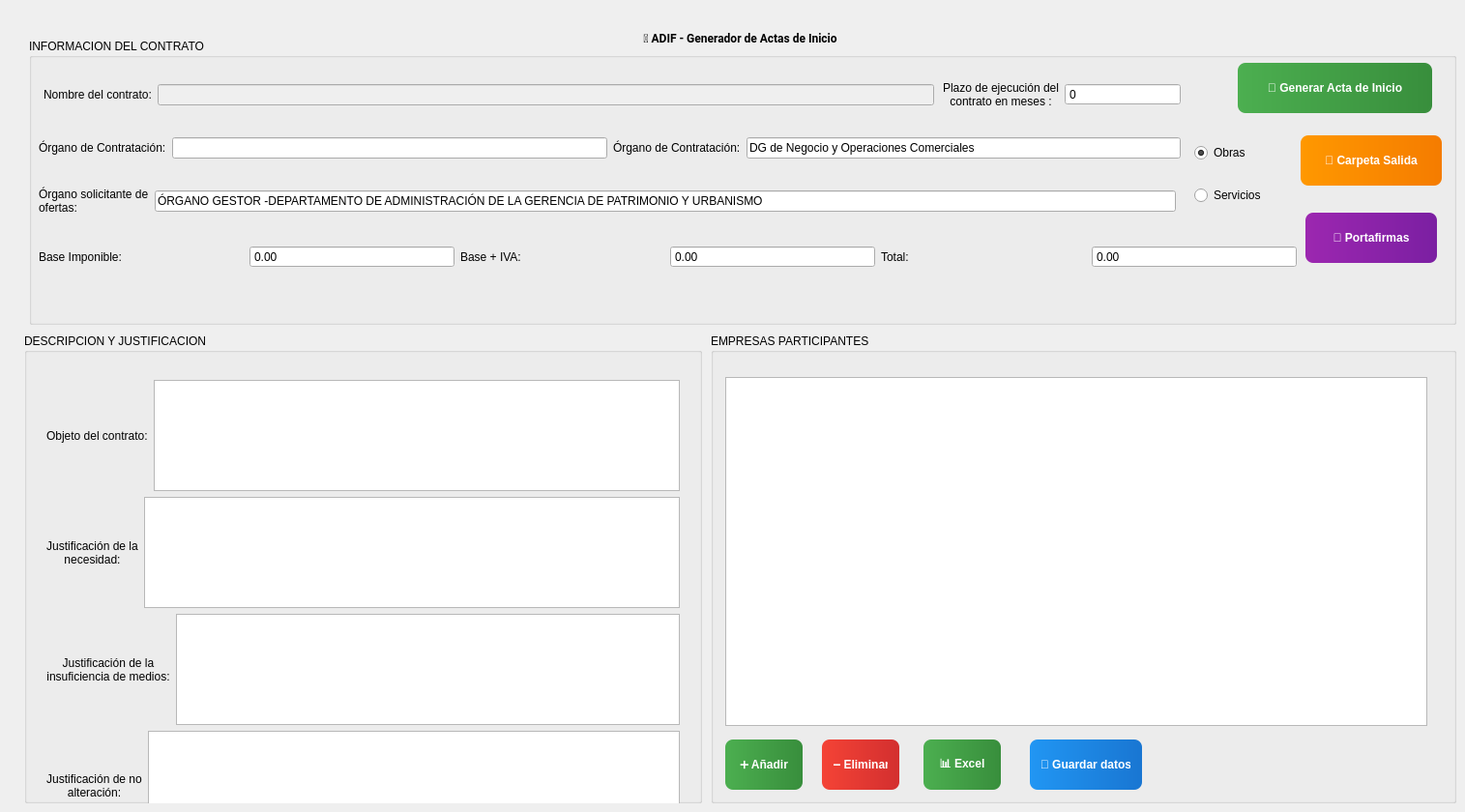
    <widget class="QWidget" name="Inicio">
     <attribute name="title">
      <string>Inicio</string>
     </attribute>
     <widget class="QLabel" name="label_14">
      <property name="geometry">
       <rect>
        <x>30</x>
        <y>9</y>
        <width>1471</width>
        <height>61</height>
       </rect>
      </property>
      <property name="font">
       <font>
        <family>Segoe UI,Roboto,Arial,sans-serif</family>
        <pointsize>9</pointsize>
        <weight>75</weight>
        <bold>true</bold>
       </font>
      </property>
      <property name="text">
       <string>🏢 ADIF - Generador de Actas de Inicio</string>
      </property>
      <property name="alignment">
       <set>Qt::AlignCenter</set>
      </property>
     </widget>
     <widget class="QGroupBox" name="groupBox_2">
      <property name="geometry">
       <rect>
        <x>30</x>
        <y>40</y>
        <width>1476</width>
        <height>296</height>
       </rect>
      </property>
      <property name="title">
       <string>INFORMACION DEL CONTRATO</string>
      </property>
      <widget class="QPushButton" name="Abrir_carpeta">
       <property name="geometry">
        <rect>
         <x>1315</x>
         <y>100</y>
         <width>146</width>
         <height>52</height>
        </rect>
       </property>
       <property name="styleSheet">
        <string notr="true">QPushButton {
    background: qlineargradient(x1:0,y1:0,x2:1,y2:0, stop:0 #FF9800, stop:1 #F57C00);
    color: #ffffff;
    border: none;
    border-radius: 8px;
    padding: 6px 12px;
    font-weight: 600;
    font-size: 9pt;
}
QPushButton:hover {
    background: qlineargradient(x1:0,y1:0,x2:1,y2:0, stop:0 #FFB74D, stop:1 #FF9800);
}
QPushButton:pressed {
    background: #E65100;
}</string>
       </property>
       <property name="text">
        <string>📁 Carpeta Salida</string>
       </property>
      </widget>
      <widget class="QPushButton" name="Abrir_portafirmas">
       <property name="geometry">
        <rect>
         <x>1320</x>
         <y>180</y>
         <width>136</width>
         <height>52</height>
        </rect>
       </property>
       <property name="styleSheet">
        <string notr="true">QPushButton {
    background: qlineargradient(x1:0,y1:0,x2:1,y2:0, stop:0 #9C27B0, stop:1 #7B1FA2);
    color: #ffffff;
    border: none;
    border-radius: 8px;
    padding: 6px 12px;
    font-weight: 600;
    font-size: 9pt;
}
QPushButton:hover {
    background: qlineargradient(x1:0,y1:0,x2:1,y2:0, stop:0 #BA68C8, stop:1 #9C27B0);
}
QPushButton:pressed {
    background: #6A1B9A;
}</string>
       </property>
       <property name="text">
        <string>📝 Portafirmas</string>
       </property>
      </widget>
      <widget class="QPushButton" name="Generar_Acta_Inicio">
       <property name="geometry">
        <rect>
         <x>1250</x>
         <y>25</y>
         <width>201</width>
         <height>52</height>
        </rect>
       </property>
       <property name="styleSheet">
        <string notr="true">QPushButton {
    background: qlineargradient(x1:0,y1:0,x2:1,y2:0, stop:0 #4CAF50, stop:1 #388E3C);
    color: #ffffff;
    border: none;
    border-radius: 8px;
    padding: 6px 12px;
    font-weight: 600;
    font-size: 9pt;
}
QPushButton:hover {
    background: qlineargradient(x1:0,y1:0,x2:1,y2:0, stop:0 #66BB6A, stop:1 #4CAF50);
}
QPushButton:pressed {
    background: #2E7D32;
}</string>
       </property>
       <property name="text">
        <string>🏁 Generar Acta de Inicio</string>
       </property>
      </widget>
      <widget class="QWidget" name="layoutWidget">
       <property name="geometry">
        <rect>
         <x>10</x>
         <y>145</y>
         <width>1176</width>
         <height>46</height>
        </rect>
       </property>
       <layout class="QHBoxLayout" name="horizontalLayout_19">
        <item>
         <widget class="QLabel" name="Lb9">
          <property name="text">
           <string>Órgano solicitante de ofertas:</string>
          </property>
          <property name="wordWrap">
           <bool>true</bool>
          </property>
         </widget>
        </item>
        <item>
         <widget class="QLineEdit" name="OrganoSolicitaOfertas">
          <property name="text">
           <string>ÓRGANO GESTOR -DEPARTAMENTO DE ADMINISTRACIÓN DE LA GERENCIA DE PATRIMONIO Y URBANISMO </string>
          </property>
         </widget>
        </item>
       </layout>
      </widget>
      <widget class="QWidget" name="layoutWidget">
       <property name="geometry">
        <rect>
         <x>10</x>
         <y>90</y>
         <width>1181</width>
         <height>46</height>
        </rect>
       </property>
       <layout class="QHBoxLayout" name="horizontalLayout_20">
        <item>
         <widget class="QLabel" name="Lb2">
          <property name="text">
           <string>Órgano de Contratación:</string>
          </property>
         </widget>
        </item>
        <item>
         <widget class="QLineEdit" name="organoContratacion">
          <property name="enabled">
           <bool>true</bool>
          </property>
          <property name="text">
           <string />
          </property>
          <property name="readOnly">
           <bool>false</bool>
          </property>
         </widget>
        </item>
        <item>
         <widget class="QLabel" name="Lb3">
          <property name="text">
           <string>Órgano de Contratación:</string>
          </property>
         </widget>
        </item>
        <item>
         <widget class="QLineEdit" name="organoContratacion2">
          <property name="text">
           <string>DG de Negocio y Operaciones Comerciales</string>
          </property>
          <property name="readOnly">
           <bool>false</bool>
          </property>
         </widget>
        </item>
       </layout>
      </widget>
      <widget class="QWidget" name="layoutWidget">
       <property name="geometry">
        <rect>
         <x>15</x>
         <y>35</y>
         <width>921</width>
         <height>46</height>
        </rect>
       </property>
       <layout class="QHBoxLayout" name="horizontalLayout_21">
        <item>
         <widget class="QLabel" name="Lb1">
          <property name="text">
           <string>Nombre del contrato:</string>
          </property>
         </widget>
        </item>
        <item>
         <widget class="QLineEdit" name="nombreObra">
          <property name="enabled">
           <bool>false</bool>
          </property>
         </widget>
        </item>
       </layout>
      </widget>
      <widget class="QWidget" name="layoutWidget">
       <property name="geometry">
        <rect>
         <x>945</x>
         <y>35</y>
         <width>246</width>
         <height>46</height>
        </rect>
       </property>
       <layout class="QHBoxLayout" name="horizontalLayout_22">
        <item>
         <widget class="QLabel" name="Lb4">
          <property name="text">
           <string>Plazo de ejecución del contrato en meses :</string>
          </property>
          <property name="alignment">
           <set>Qt::AlignCenter</set>
          </property>
          <property name="wordWrap">
           <bool>true</bool>
          </property>
         </widget>
        </item>
        <item>
         <widget class="QSpinBox" name="plazoEjecucion">
          <property name="buttonSymbols">
           <enum>QAbstractSpinBox::NoButtons</enum>
          </property>
         </widget>
        </item>
       </layout>
      </widget>
      <widget class="QWidget" name="layoutWidget">
       <property name="geometry">
        <rect>
         <x>10</x>
         <y>205</y>
         <width>1301</width>
         <height>41</height>
        </rect>
       </property>
       <layout class="QHBoxLayout" name="horizontalLayout_24">
        <item>
         <widget class="QLabel" name="Lb5">
          <property name="text">
           <string>Base Imponible:</string>
          </property>
         </widget>
        </item>
        <item>
         <widget class="QDoubleSpinBox" name="basePresupuesto">
          <property name="buttonSymbols">
           <enum>QAbstractSpinBox::NoButtons</enum>
          </property>
          <property name="decimals">
           <number>2</number>
          </property>
          <property name="minimum">
           <double>0.000000000000000</double>
          </property>
          <property name="maximum">
           <double>100000000.000000000000000</double>
          </property>
          <property name="singleStep">
           <double>1.000000000000000</double>
          </property>
         </widget>
        </item>
        <item>
         <widget class="QLabel" name="Lb6">
          <property name="text">
           <string>Base + IVA:</string>
          </property>
         </widget>
        </item>
        <item>
         <widget class="QDoubleSpinBox" name="ivaPresupuestoBase">
          <property name="readOnly">
           <bool>true</bool>
          </property>
          <property name="buttonSymbols">
           <enum>QAbstractSpinBox::NoButtons</enum>
          </property>
          <property name="decimals">
           <number>2</number>
          </property>
          <property name="minimum">
           <double>0.000000000000000</double>
          </property>
          <property name="maximum">
           <double>100000000.000000000000000</double>
          </property>
          <property name="singleStep">
           <double>1.000000000000000</double>
          </property>
         </widget>
        </item>
        <item>
         <widget class="QLabel" name="Lb7">
          <property name="text">
           <string>Total:</string>
          </property>
         </widget>
        </item>
        <item>
         <widget class="QDoubleSpinBox" name="totalPresupuestoBase">
          <property name="readOnly">
           <bool>true</bool>
          </property>
          <property name="buttonSymbols">
           <enum>QAbstractSpinBox::NoButtons</enum>
          </property>
          <property name="decimals">
           <number>2</number>
          </property>
          <property name="minimum">
           <double>0.000000000000000</double>
          </property>
          <property name="maximum">
           <double>100000000.000000000000000</double>
          </property>
          <property name="singleStep">
           <double>1.000000000000000</double>
          </property>
         </widget>
        </item>
       </layout>
      </widget>
      <widget class="QWidget" name="layoutWidget">
       <property name="geometry">
        <rect>
         <x>1205</x>
         <y>90</y>
         <width>96</width>
         <height>101</height>
        </rect>
       </property>
       <layout class="QVBoxLayout" name="verticalLayout_2">
        <item>
         <widget class="QRadioButton" name="Rb1">
          <property name="text">
           <string>Obras</string>
          </property>
          <property name="checked">
           <bool>true</bool>
          </property>
         </widget>
        </item>
        <item>
         <widget class="QRadioButton" name="Rb2">
          <property name="text">
           <string>Servicios</string>
          </property>
         </widget>
        </item>
       </layout>
      </widget>
     </widget>
     <widget class="QGroupBox" name="groupBox_3">
      <property name="geometry">
       <rect>
        <x>25</x>
        <y>345</y>
        <width>701</width>
        <height>486</height>
       </rect>
      </property>
      <property name="title">
       <string>DESCRIPCION Y JUSTIFICACION</string>
      </property>
      <widget class="QWidget" name="layoutWidget">
       <property name="geometry">
        <rect>
         <x>15</x>
         <y>40</y>
         <width>671</width>
         <height>521</height>
        </rect>
       </property>
       <layout class="QVBoxLayout" name="verticalLayout_3">
        <property name="sizeConstraint">
         <enum>QLayout::SetDefaultConstraint</enum>
        </property>
        <property name="leftMargin">
         <number>8</number>
        </property>
        <property name="topMargin">
         <number>8</number>
        </property>
        <property name="rightMargin">
         <number>8</number>
        </property>
        <property name="bottomMargin">
         <number>8</number>
        </property>
        <item>
         <layout class="QHBoxLayout" name="horizontalLayout_30">
          <item>
           <widget class="QLabel" name="Lb_1">
            <property name="text">
             <string>Objeto del contrato:</string>
            </property>
            <property name="wordWrap">
             <bool>true</bool>
            </property>
           </widget>
          </item>
          <item>
           <widget class="QTextEdit" name="objeto" />
          </item>
         </layout>
        </item>
        <item>
         <layout class="QHBoxLayout" name="horizontalLayout_29">
          <item>
           <widget class="QLabel" name="Lb_2">
            <property name="text">
             <string>Justificación de la necesidad:</string>
            </property>
            <property name="alignment">
             <set>Qt::AlignCenter</set>
            </property>
            <property name="wordWrap">
             <bool>true</bool>
            </property>
           </widget>
          </item>
          <item>
           <widget class="QTextEdit" name="justificacion" />
          </item>
         </layout>
        </item>
        <item>
         <layout class="QHBoxLayout" name="horizontalLayout_28">
          <item>
           <widget class="QLabel" name="Lb_3">
            <property name="text">
             <string>Justificación de la insuficiencia de medios:</string>
            </property>
            <property name="alignment">
             <set>Qt::AlignCenter</set>
            </property>
            <property name="wordWrap">
             <bool>true</bool>
            </property>
           </widget>
          </item>
          <item>
           <widget class="QTextEdit" name="insuficiencia" />
          </item>
         </layout>
        </item>
        <item>
         <layout class="QHBoxLayout" name="horizontalLayout_27">
          <item>
           <widget class="QLabel" name="Lb_4">
            <property name="text">
             <string>Justificación de no alteración:</string>
            </property>
            <property name="alignment">
             <set>Qt::AlignCenter</set>
            </property>
            <property name="wordWrap">
             <bool>true</bool>
            </property>
           </widget>
          </item>
          <item>
           <widget class="QTextEdit" name="justificacionLimites">
            <property name="readOnly">
             <bool>true</bool>
            </property>
           </widget>
          </item>
         </layout>
        </item>
        <item>
         <layout class="QHBoxLayout" name="horizontalLayout_26">
          <item>
           <widget class="QLabel" name="Lb8">
            <property name="text">
             <string>Régimen de pagos:</string>
            </property>
           </widget>
          </item>
          <item>
           <widget class="QLineEdit" name="regimenPagos" />
          </item>
         </layout>
        </item>
       </layout>
      </widget>
     </widget>
     <widget class="QGroupBox" name="groupBox_4">
      <property name="geometry">
       <rect>
        <x>735</x>
        <y>345</y>
        <width>771</width>
        <height>486</height>
       </rect>
      </property>
      <property name="title">
       <string>EMPRESAS PARTICIPANTES</string>
      </property>
      <widget class="QTableWidget" name="TwEmpresas">
       <property name="geometry">
        <rect>
         <x>15</x>
         <y>45</y>
         <width>726</width>
         <height>361</height>
        </rect>
       </property>
       <property name="font">
        <font>
         <family>Segoe UI,Roboto,Arial,sans-serif</family>
         <pointsize>9</pointsize>
        </font>
       </property>
       <property name="verticalScrollBarPolicy">
        <enum>Qt::ScrollBarAsNeeded</enum>
       </property>
       <property name="sizeAdjustPolicy">
        <enum>QAbstractScrollArea::AdjustToContents</enum>
       </property>
       <attribute name="horizontalHeaderDefaultSectionSize">
        <number>80</number>
       </attribute>
       <attribute name="verticalHeaderDefaultSectionSize">
        <number>80</number>
       </attribute>
       <attribute name="verticalHeaderMinimumSectionSize">
        <number>80</number>
       </attribute>
      </widget>
      <widget class="QPushButton" name="Pb_add">
       <property name="geometry">
        <rect>
         <x>15</x>
         <y>420</y>
         <width>80</width>
         <height>52</height>
        </rect>
       </property>
       <property name="sizePolicy">
        <sizepolicy hsizetype="Fixed" vsizetype="Fixed">
         <horstretch>0</horstretch>
         <verstretch>0</verstretch>
        </sizepolicy>
       </property>
       <property name="minimumSize">
        <size>
         <width>80</width>
         <height>52</height>
        </size>
       </property>
       <property name="styleSheet">
        <string notr="true">QPushButton {
    background: qlineargradient(x1:0,y1:0,x2:1,y2:0, stop:0 #4CAF50, stop:1 #388E3C);
    color: #ffffff;
    border: none;
    border-radius: 8px;
    padding: 6px 12px;
    font-weight: 600;
    font-size: 9pt;
}
QPushButton:hover {
    background: qlineargradient(x1:0,y1:0,x2:1,y2:0, stop:0 #66BB6A, stop:1 #4CAF50);
}
QPushButton:pressed {
    background: #2E7D32;
}</string>
       </property>
       <property name="text">
        <string>➕ Añadir</string>
       </property>
      </widget>
      <widget class="QPushButton" name="Pb_remove">
       <property name="geometry">
        <rect>
         <x>115</x>
         <y>420</y>
         <width>80</width>
         <height>52</height>
        </rect>
       </property>
       <property name="sizePolicy">
        <sizepolicy hsizetype="Fixed" vsizetype="Fixed">
         <horstretch>0</horstretch>
         <verstretch>0</verstretch>
        </sizepolicy>
       </property>
       <property name="minimumSize">
        <size>
         <width>80</width>
         <height>52</height>
        </size>
       </property>
       <property name="styleSheet">
        <string notr="true">QPushButton {
    background: qlineargradient(x1:0,y1:0,x2:1,y2:0, stop:0 #f44336, stop:1 #d32f2f);
    color: #ffffff;
    border: none;
    border-radius: 8px;
    padding: 6px 12px;
    font-weight: 600;
    font-size: 9pt;
}
QPushButton:hover {
    background: qlineargradient(x1:0,y1:0,x2:1,y2:0, stop:0 #ef5350, stop:1 #f44336);
}
QPushButton:pressed {
    background: #c62828;
}</string>
       </property>
       <property name="text">
        <string>➖ Eliminar</string>
       </property>
      </widget>
      <widget class="QPushButton" name="Pb_add_excel">
       <property name="geometry">
        <rect>
         <x>220</x>
         <y>420</y>
         <width>80</width>
         <height>52</height>
        </rect>
       </property>
       <property name="sizePolicy">
        <sizepolicy hsizetype="Fixed" vsizetype="Fixed">
         <horstretch>0</horstretch>
         <verstretch>0</verstretch>
        </sizepolicy>
       </property>
       <property name="minimumSize">
        <size>
         <width>80</width>
         <height>52</height>
        </size>
       </property>
       <property name="styleSheet">
        <string notr="true">QPushButton {
    background: qlineargradient(x1:0,y1:0,x2:1,y2:0, stop:0 #4CAF50, stop:1 #388E3C);
    color: #ffffff;
    border: none;
    border-radius: 8px;
    padding: 6px 12px;
    font-weight: 600;
    font-size: 9pt;
}
QPushButton:hover {
    background: qlineargradient(x1:0,y1:0,x2:1,y2:0, stop:0 #66BB6A, stop:1 #4CAF50);
}
QPushButton:pressed {
    background: #2E7D32;
}</string>
       </property>
       <property name="text">
        <string>📊 Excel</string>
       </property>
      </widget>
      <widget class="QPushButton" name="Guardar">
       <property name="geometry">
        <rect>
         <x>330</x>
         <y>420</y>
         <width>116</width>
         <height>52</height>
        </rect>
       </property>
       <property name="sizePolicy">
        <sizepolicy hsizetype="Fixed" vsizetype="Fixed">
         <horstretch>0</horstretch>
         <verstretch>0</verstretch>
        </sizepolicy>
       </property>
       <property name="minimumSize">
        <size>
         <width>100</width>
         <height>52</height>
        </size>
       </property>
       <property name="styleSheet">
        <string notr="true">QPushButton {
    background: qlineargradient(x1:0,y1:0,x2:1,y2:0, stop:0 #2196F3, stop:1 #1976D2);
    color: #ffffff;
    border: none;
    border-radius: 8px;
    padding: 6px 12px;
    font-weight: 600;
    font-size: 9pt;
}
QPushButton:hover {
    background: qlineargradient(x1:0,y1:0,x2:1,y2:0, stop:0 #42A5F5, stop:1 #2196F3);
}
QPushButton:pressed {
    background: #1565C0;
}</string>
       </property>
       <property name="text">
        <string>💾 Guardar datos</string>
       </property>
      </widget>
     </widget>
     <zorder>groupBox_4</zorder>
     <zorder>groupBox_3</zorder>
     <zorder>groupBox_2</zorder>
     <zorder>label_14</zorder>
    </widget>
